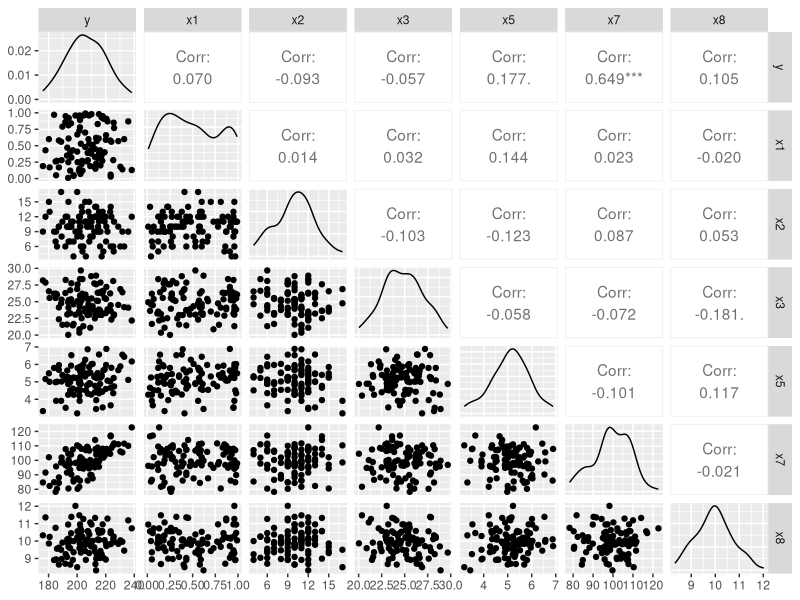

Write the R code that produced this figure.
# Leer los datos (ajustando la ruta relativa)
Datos_ProyectoP7 <- read.delim("./Datos_ProyectoP7.txt", header = TRUE)  # nolint

# Definir variables
y <- Datos_ProyectoP7$y; x1 <- Datos_ProyectoP7$x1; x2 <- Datos_ProyectoP7$x2; 
x3 <- Datos_ProyectoP7$x3; x4 <- Datos_ProyectoP7$x4; x5 <- Datos_ProyectoP7$x5; 
x7 <- Datos_ProyectoP7$x7; x8 <- Datos_ProyectoP7$x8

# Usar el directorio actual para guardar el gráfico
img_dir <- "./imagenes"

# Matriz de correlación
mat_cor <- cor(Datos_ProyectoP7[, c("y", "x1", "x2", "x3", "x4", "x5", "x7", "x8")])

# Gráfico de dispersión y correlación
png(filename = file.path(img_dir, "3_grafico_dispersion_correlacion.png"), width = 800, height = 600)
library(ggplot2)   # Librería instalada
library(GGally)    # Librería instalada
plot_obj <- ggpairs(Datos_ProyectoP7, columns = c("y", "x1", "x2", "x3", "x5", "x7", "x8"))
print(plot_obj)
dev.off()